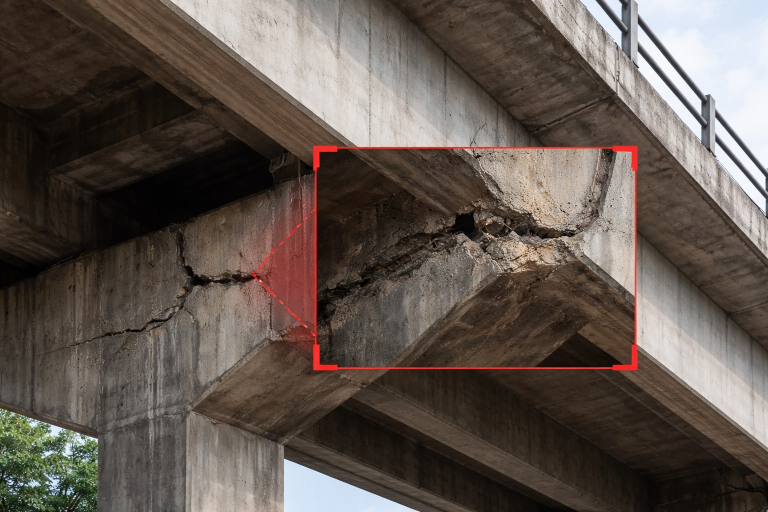
#> input picture ieee/frontend/assets/crack.jpg, 1536 x 1024 px (shown at 1/2 size)
$ python -i stabilizer.py   (imports and definitions only)
#> lines starting #> are read from the running program, lines starting #| are printed output that depends on the picture
import cv2
import numpy as np


class FrameStabilizer:
    """ECC-based video stabilization to cancel camera shake.
    Optimized: runs ECC at quarter resolution with minimal iterations."""

    def __init__(self):
        self.prev_gray = None
        self.warp_matrix = np.eye(2, 3, dtype=np.float32)
        self.criteria = (
            cv2.TERM_CRITERIA_EPS | cv2.TERM_CRITERIA_COUNT,
            8,     # max iterations (reduced for speed)
            0.01   # epsilon (relaxed — converges faster)
        )

    def stabilize(self, frame: np.ndarray) -> np.ndarray:
        gray = cv2.cvtColor(frame, cv2.COLOR_BGR2GRAY)

        if self.prev_gray is None:
            self.prev_gray = gray
            return frame

        try:
            # Downscale to quarter resolution for faster ECC computation
            h, w = gray.shape
            small_gray = cv2.resize(gray, (w // 4, h // 4), interpolation=cv2.INTER_AREA)
            small_prev = cv2.resize(self.prev_gray, (w // 4, h // 4), interpolation=cv2.INTER_AREA)

            _, warp = cv2.findTransformECC(
                small_prev,
                small_gray,
                self.warp_matrix.copy(),
                cv2.MOTION_TRANSLATION,
                self.criteria
            )
            # Scale translation back to full resolution
            warp[0, 2] *= 4.0
            warp[1, 2] *= 4.0

            stabilized = cv2.warpAffine(
                frame, warp, (frame.shape[1], frame.shape[0]),
                flags=cv2.INTER_LINEAR + cv2.WARP_INVERSE_MAP
            )
        except cv2.error:
            stabilized = frame

        self.prev_gray = gray
        return stabilized

    def reset(self):
        self.prev_gray = None
        self.warp_matrix = np.eye(2, 3, dtype=np.float32)

>>> import cv2
>>> picture = cv2.imread('../frontend/assets/crack.jpg')
#> picture is the input picture: shape (1024, 1536, 3); mean B, G, R 78, 85.4, 95.9
>>> result = FrameStabilizer().stabilize(picture)
#> in stabilize, `gray = cv2.cvtColor(frame, cv2.COLOR_BGR2GRAY)`:
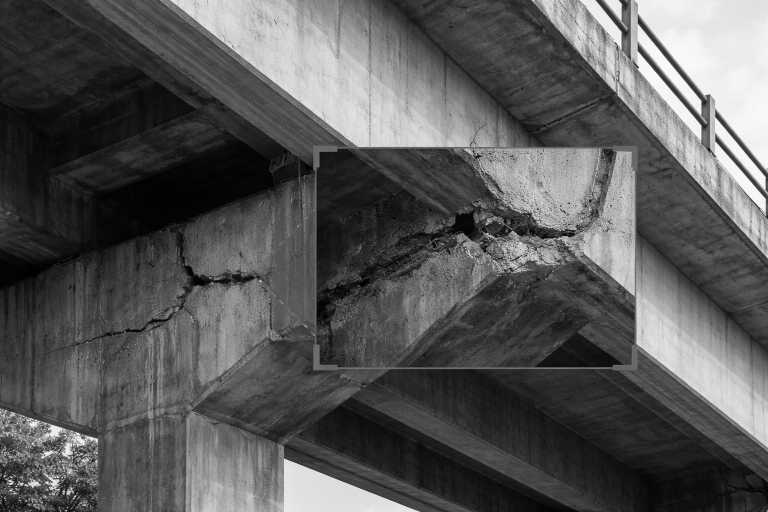
#> gray: shape (1024, 1536) (shown at 1/2 size); min 0, max 255, mean 87.7
